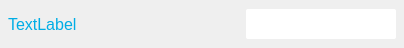
<?xml version="1.0" encoding="UTF-8"?>
<ui version="4.0">
 <class>ActParaItem_comboBox</class>
 <widget class="QWidget" name="ActParaItem_comboBox">
  <property name="geometry">
   <rect>
    <x>0</x>
    <y>0</y>
    <width>404</width>
    <height>48</height>
   </rect>
  </property>
  <property name="minimumSize">
   <size>
    <width>336</width>
    <height>38</height>
   </size>
  </property>
  <property name="maximumSize">
   <size>
    <width>16777215</width>
    <height>48</height>
   </size>
  </property>
  <property name="sizeIncrement">
   <size>
    <width>0</width>
    <height>0</height>
   </size>
  </property>
  <property name="baseSize">
   <size>
    <width>0</width>
    <height>0</height>
   </size>
  </property>
  <property name="windowTitle">
   <string>Form</string>
  </property>
  <property name="styleSheet">
   <string notr="true"/>
  </property>
  <layout class="QHBoxLayout" name="horizontalLayout">
   <property name="spacing">
    <number>20</number>
   </property>
   <property name="leftMargin">
    <number>0</number>
   </property>
   <property name="topMargin">
    <number>0</number>
   </property>
   <property name="rightMargin">
    <number>0</number>
   </property>
   <property name="bottomMargin">
    <number>0</number>
   </property>
   <item>
    <widget class="QLabel" name="lblParaName">
     <property name="minimumSize">
      <size>
       <width>210</width>
       <height>30</height>
      </size>
     </property>
     <property name="maximumSize">
      <size>
       <width>210</width>
       <height>30</height>
      </size>
     </property>
     <property name="font">
      <font>
       <pointsize>12</pointsize>
      </font>
     </property>
     <property name="styleSheet">
      <string notr="true">color:#00ADE5;</string>
     </property>
     <property name="text">
      <string>TextLabel</string>
     </property>
    </widget>
   </item>
   <item>
    <widget class="QComboBox" name="WgtComBox">
     <property name="minimumSize">
      <size>
       <width>150</width>
       <height>30</height>
      </size>
     </property>
     <property name="maximumSize">
      <size>
       <width>150</width>
       <height>30</height>
      </size>
     </property>
     <property name="font">
      <font>
       <pointsize>11</pointsize>
      </font>
     </property>
     <property name="styleSheet">
      <string notr="true">
QComboBox{border-image: url(:/image/border2.png);/*background-color:#272A5E; */border:0px solid #238dff;border-radius:2px;font-size:18;color: #FFFFFF;}
/*QComboBox:focus{border-radius:0px; border: 2px solid rgb(255, 128, 0);}*/
QComboBox:disabled{border:0px solid #238dff;border-radius: 0px;background-color:darkgray;}
QComboBox QAbstractItemView{outline: 0px;}
QComboBox QAbstractItemView::item{height:30px; border: 0px solid lightGray; selection-background-color: rgb(45, 214, 218); selection-color:   #FFFFFF;}
QComboBox::down-arrow{image:url(:/image/down_Arrow_2.png);}
QComboBox::drop-down{subcontrol-origin: padding; subcontrol-position: center right;border-left-width: 0px;border-left-color: gray;border-left-style: solid;border: 0px lightgray; width: 35px; height: 48px;}

QListView{background-color:#034F84;border-radius:5px; border: 1px solid #08B6F1;color: #00ADE5;}
QListView::item:focus{border-image: url(:/image/chileditem_select.png);border-radius:0px; border: 0px solid rgb(33, 59, 106);outline: none;}

QScrollBar:vertical {border:0px solid rgb(52, 72, 105);background:rgb(52, 72, 105);width:30px;margin:30 0 30 0px;}
QScrollBar::handle:vertical{ background: rgb(41, 142, 214);width:10px; height: 20px ; }
QScrollBar::add-line:vertical {border:1px solid rgb(52, 134, 208);background:rgb(52, 134, 208);height:30px;subcontrol-position:bottom;subcontrol-origin:margin;}
QScrollBar::sub-line:vertical {border:1px solid rgb(52, 134, 208);background:rgb(52, 134, 208);height:30px;subcontrol-position:top;subcontrol-origin:margin;}
QScrollBar::down-arrow:vertical {width:25px;height:25px; border-image:url(:/image/down_Arrow_2.png);}
QScrollBar::up-arrow:vertical {width:25px;height:25px;border-image:url(:/image/up_Arrow_1.png);}
QScrollBar::add-page:vertical {background:rgb(52, 72, 105);}
QScrollBar::sub-page:vertical {background:rgb(52, 72, 105);}</string>
     </property>
    </widget>
   </item>
  </layout>
 </widget>
 <resources/>
 <connections/>
</ui>
